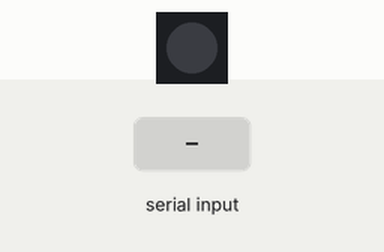
A sketch run on a simulated ESP32-S3. On the bench: 1 RGB LEDs in strip order, left to right. The inputs (shaded band) are chosen by the test bench. Dim RGB values are drawn brighter than linear; WiFi joins after 1.5 s; servers stay silent unless stated; what the sketch prints to the serial monitor is not drawn.

Above: at 2.8 s.
2.9 s: "1" received over the second serial link
At 2.96 s:
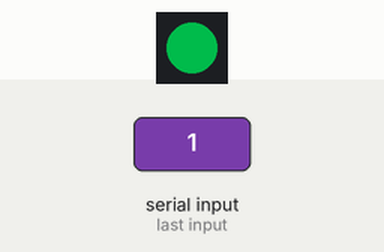
Timing chart, 0 to 5.9 s (numbered marks = the images above; inputs shaded):
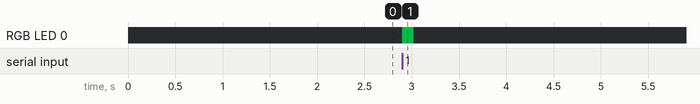

Measured:
- after the input at 2.9 s, RGB LED 0: off → RGB(0, 75, 30) at once, → off 0.12 s later

The sketch:

atoms3-tail485-rxtest.ino
```cpp
#include <Arduino.h>
#include <WiFi.h>
#include <Adafruit_NeoPixel.h>
#include <stdarg.h>

constexpr int8_t   kRs485RxPin    = 1;
constexpr int8_t   kRs485TxPin    = 2;
constexpr uint32_t kRs485Baud     = 3840;

constexpr int8_t   kLedPin        = 35;
constexpr uint16_t kLedCount      = 1;
constexpr uint8_t  kLedBrightness = 96;
constexpr uint32_t kBlinkHoldMs   = 120;

constexpr char     kWifiSsid[]    = "Magi";
constexpr char     kWifiPass[]    = "06090319";

constexpr uint16_t kRxPort        = 8899;
constexpr uint16_t kLogPort       = 8898;
constexpr uint8_t  kMaxRxClients  = 3;
constexpr uint8_t  kMaxLogClients = 2;
constexpr uint32_t kHeartbeatMs   = 2000;
constexpr uint32_t kWifiTimeoutMs = 20000;

Adafruit_NeoPixel pixel(kLedCount, kLedPin, NEO_GRB + NEO_KHZ800);
WiFiServer rxServer(kRxPort);
WiFiServer logServer(kLogPort);
WiFiClient rxClients[kMaxRxClients];
WiFiClient logClients[kMaxLogClients];

uint32_t lastRxMs        = 0;
uint64_t totalRxBytes    = 0;
uint64_t totalTxBytes    = 0;
uint32_t lastHeartbeatMs = 0;
bool     ledOn           = false;

uint8_t countConnected(WiFiClient* arr, uint8_t cap) {
  uint8_t n = 0;
  for (uint8_t i = 0; i < cap; i++) {
    if (arr[i] && arr[i].connected()) n++;
  }
  return n;
}

void logf(const char* fmt, ...) {
  char buf[256];
  va_list args;
  va_start(args, fmt);
  int len = vsnprintf(buf, sizeof(buf), fmt, args);
  va_end(args);
  if (len <= 0) return;
  if (len >= static_cast<int>(sizeof(buf))) len = sizeof(buf) - 1;
  Serial.write(reinterpret_cast<const uint8_t*>(buf), len);
  for (uint8_t i = 0; i < kMaxLogClients; i++) {
    if (logClients[i] && logClients[i].connected()) {
      logClients[i].write(reinterpret_cast<const uint8_t*>(buf), len);
    }
  }
}

void setLed(uint8_t r, uint8_t g, uint8_t b) {
  pixel.setPixelColor(0, pixel.Color(r, g, b));
  pixel.show();
}

void connectWifi() {
  WiFi.mode(WIFI_STA);
  WiFi.setSleep(false);
  WiFi.setAutoReconnect(true);
  WiFi.persistent(false);
  WiFi.begin(kWifiSsid, kWifiPass);
  Serial.printf("[rxtest] WiFi connecting to \"%s\" ", kWifiSsid);
  const uint32_t started = millis();
  while (WiFi.status() != WL_CONNECTED && millis() - started < kWifiTimeoutMs) {
    delay(200);
    Serial.print('.');
  }
  Serial.println();
  if (WiFi.status() == WL_CONNECTED) {
    Serial.print("[rxtest] WiFi connected, IP=");
    Serial.print(WiFi.localIP());
    Serial.printf(" RSSI=%ddBm\n", WiFi.RSSI());
  } else {
    Serial.println("[rxtest] WiFi connect timeout (autoreconnect ON)");
  }
}

void acceptOnto(WiFiServer& server, WiFiClient* arr, uint8_t cap, const char* tag) {
  WiFiClient incoming = server.available();
  if (!incoming) return;
  for (uint8_t i = 0; i < cap; i++) {
    if (!arr[i] || !arr[i].connected()) {
      arr[i].stop();
      arr[i] = incoming;
      arr[i].setNoDelay(true);
      logf("[rxtest] %s client[%u] connected: %s\n", tag, i,
           arr[i].remoteIP().toString().c_str());
      return;
    }
  }
  logf("[rxtest] %s client rejected: slots full\n", tag);
  incoming.stop();
}

void reapClients(WiFiClient* arr, uint8_t cap, const char* tag) {
  for (uint8_t i = 0; i < cap; i++) {
    if (arr[i] && !arr[i].connected()) {
      logf("[rxtest] %s client[%u] disconnected\n", tag, i);
      arr[i].stop();
    }
  }
}

void broadcastRx(const uint8_t* data, size_t length) {
  for (uint8_t i = 0; i < kMaxRxClients; i++) {
    if (rxClients[i] && rxClients[i].connected()) {
      size_t wrote = rxClients[i].write(data, length);
      totalTxBytes += wrote;
      if (wrote != length) {
        logf("[rxtest] rx client[%u] short write %u/%u\n", i,
             static_cast<unsigned>(wrote), static_cast<unsigned>(length));
      }
    }
  }
}

void heartbeat() {
  uint32_t now = millis();
  if (now - lastHeartbeatMs < kHeartbeatMs) return;
  lastHeartbeatMs = now;
  IPAddress ip = WiFi.localIP();
  int8_t rssi = WiFi.RSSI();
  uint8_t rxN = countConnected(rxClients, kMaxRxClients);
  uint8_t logN = countConnected(logClients, kMaxLogClients);
  uint32_t lastRxAgo = (lastRxMs == 0) ? 0xFFFFFFFFu : (now - lastRxMs);
  bool wifiUp = WiFi.status() == WL_CONNECTED;
  logf("[rxtest] hb up=%lus wifi=%d ip=%s rssi=%d rx=%u log=%u "
       "rxB=%llu txB=%llu lastRxAgoMs=%lu\n",
       static_cast<unsigned long>(now / 1000), wifiUp ? 1 : 0,
       ip.toString().c_str(), static_cast<int>(rssi), rxN, logN,
       static_cast<unsigned long long>(totalRxBytes),
       static_cast<unsigned long long>(totalTxBytes),
       static_cast<unsigned long>(lastRxAgo));
}

void setup() {
  Serial.begin(115200);
  delay(50);
  Serial.println();
  Serial.println("[rxtest] boot");
  Serial.printf("[rxtest] Serial2 RX=GPIO%d TX=GPIO%d baud=%u 8N1\n",
                kRs485RxPin, kRs485TxPin, kRs485Baud);

  pixel.begin();
  pixel.setBrightness(kLedBrightness);
  setLed(0, 0, 0);

  Serial2.begin(kRs485Baud, SERIAL_8N1, kRs485RxPin, kRs485TxPin);

  connectWifi();
  rxServer.begin();
  rxServer.setNoDelay(true);
  logServer.begin();
  logServer.setNoDelay(true);
  Serial.printf("[rxtest] RX server  on :%u (max %u clients)\n", kRxPort, kMaxRxClients);
  Serial.printf("[rxtest] LOG server on :%u (max %u clients)\n", kLogPort, kMaxLogClients);
}

void loop() {
  acceptOnto(rxServer,  rxClients,  kMaxRxClients,  "rx");
  acceptOnto(logServer, logClients, kMaxLogClients, "log");
  reapClients(rxClients,  kMaxRxClients,  "rx");
  reapClients(logClients, kMaxLogClients, "log");

  uint8_t buf[128];
  size_t got = 0;
  while (Serial2.available() > 0 && got < sizeof(buf)) {
    int b = Serial2.read();
    if (b < 0) break;
    buf[got++] = static_cast<uint8_t>(b);
  }
  if (got > 0) {
    totalRxBytes += got;
    lastRxMs = millis();
    broadcastRx(buf, got);
  }

  heartbeat();

  const bool shouldOn = (lastRxMs != 0) && (millis() - lastRxMs < kBlinkHoldMs);
  if (shouldOn != ledOn) {
    ledOn = shouldOn;
    if (shouldOn) {
      setLed(0, 200, 80);
    } else {
      setLed(0, 0, 0);
    }
  }
}
```
